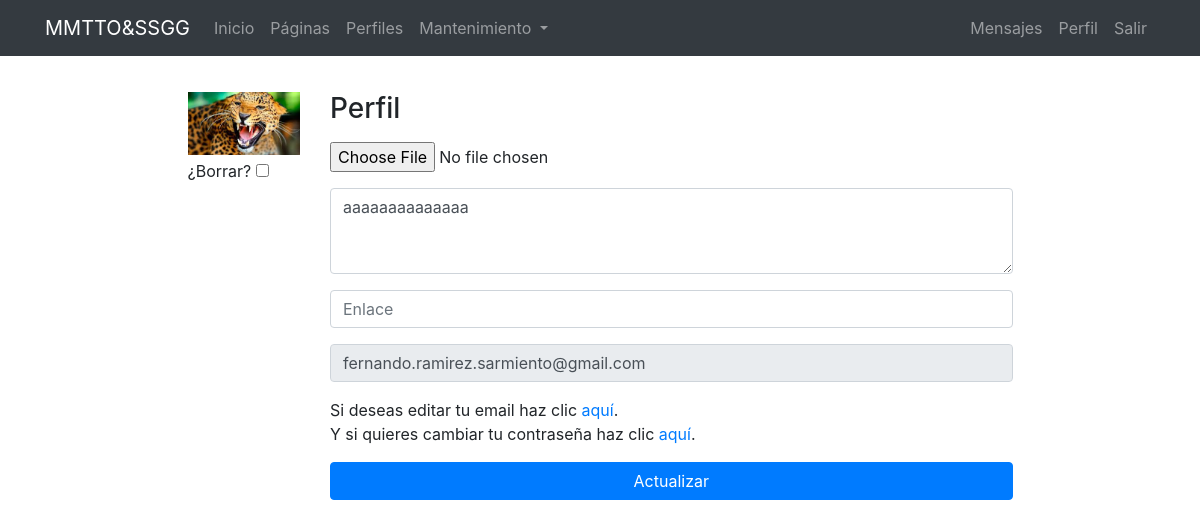
/accounts/profile/ (signed in), run on an earlier commit of the app's database.
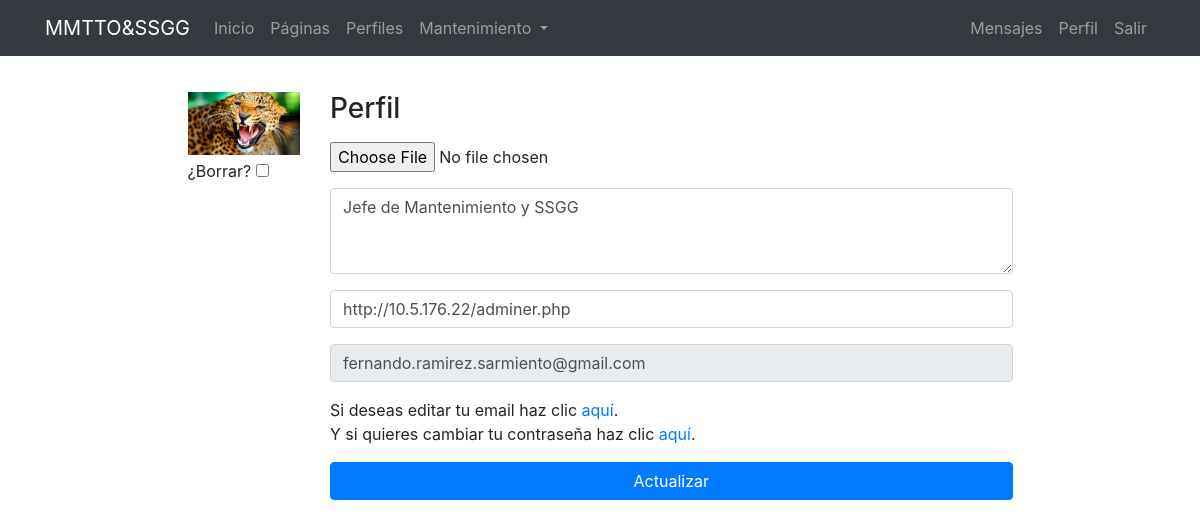
And on a later commit of the database.
### registration/models.py (models this page shows)
class Profile(models.Model):
    user = models.OneToOneField(User, on_delete=models.CASCADE)
    avatar = models.ImageField(upload_to=custom_upload_to, null=True, blank=True)
    bio = models.TextField(null=True, blank=True)
    link = models.URLField(max_length=200, null=True, blank=True)
    class Meta:
        ordering = ['user__username']

### registration/views.py (the view)
# urls.py: path('profile/', ProfileUpdate.as_view(), name="profile"),
@method_decorator(login_required, name='dispatch')
class ProfileUpdate(UpdateView):
    form_class = ProfileForm
    success_url = reverse_lazy('profile')
    template_name = 'registration/profile_form.html'
    def get_object(self):
        profile, created = Profile.objects.get_or_create(user=self.request.user)
        return profile

### registration/forms.py
class ProfileForm(forms.ModelForm):
    class Meta:
        model = Profile
        fields = ['avatar', 'bio', 'link']
        widgets = {
            'avatar': forms.ClearableFileInput(attrs={'class':'form-control-file mt-3'}),
            'bio': forms.Textarea(attrs={'class':'form-control mt-3', 'rows':3, 'placeholder':'Biografía'}),
            'link': forms.URLInput(attrs={'class':'form-control mt-3', 'placeholder':'Enlace'}),
        }

### registration/templates/registration/profile_form.html (shortened to what this page needs)
{% extends 'core/base.html' %}
{% load static %}
{% block content %}
<main role="main">
  <div class="container">
    <div class="row mt-3">
      <div class="col-md-9 mx-auto mb-5">
        <form action="" method="post" enctype="multipart/form-data">{% csrf_token %}
          <div class="row">
            <div class="col-md-2">
              {% if request.user.profile.avatar %}
                <img src="{{request.user.profile.avatar.url}}" class="img-fluid">
                <p class="mt-1">¿Borrar? <input type="checkbox" id="avatar-clear" name="avatar-clear" /></p>
              {% else %}
                <img src="{% static 'registration/img/no-avatar.jpg' %}" class="img-fluid">
              {% endif %}
            </div>
            <div class="col-md-10">
              <h3>Perfil</h3>
              <input type="file" name="avatar" class="form-control-file mt-3" id="id_avatar">
              {{ form.bio }}
              {{ form.link }}
              <input type="email" value="{{request.user.email}}" class="form-control mt-3" readonly>
              <p class="mt-3">
                Si deseas editar tu email haz clic <a href="{% url 'profile_email' %}">aquí</a>.<br>
                Y si quieres cambiar tu contraseña haz clic <a href="{% url 'password_change' %}">aquí</a>.
              </p>
              <input type="submit" class="btn btn-primary btn-block mt-3" value="Actualizar">
            </div>
          </div>
        </form>
      </div>
    </div>
  </div>
</main>
{% endblock %}

What changed in the data, as far as the page shows it:
changed Profile: bio "aaaaaaaaaaaaaa" → "Jefe de Mantenimiento y SSGG"; link (not shown) → "http://10.5.176.22/adminer.php"
